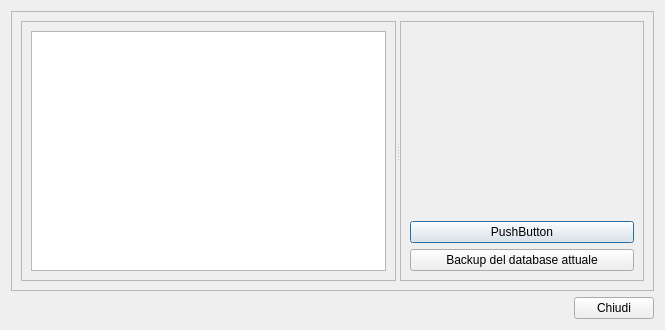
<?xml version="1.0" encoding="UTF-8"?>
<ui version="4.0">
 <class>BookmarkBackup</class>
 <widget class="QDialog" name="BookmarkBackup">
  <property name="geometry">
   <rect>
    <x>0</x>
    <y>0</y>
    <width>665</width>
    <height>330</height>
   </rect>
  </property>
  <property name="windowTitle">
   <string>Dialog</string>
  </property>
  <property name="locale">
   <locale language="C" country="AnyCountry"/>
  </property>
  <layout class="QGridLayout" name="gridLayout_2">
   <item row="0" column="0" colspan="2">
    <widget class="QFrame" name="frame_3">
     <property name="frameShape">
      <enum>QFrame::StyledPanel</enum>
     </property>
     <property name="frameShadow">
      <enum>QFrame::Raised</enum>
     </property>
     <layout class="QGridLayout" name="gridLayout">
      <item row="0" column="0">
       <widget class="QSplitter" name="splitter">
        <property name="orientation">
         <enum>Qt::Horizontal</enum>
        </property>
        <widget class="QFrame" name="frame">
         <property name="frameShape">
          <enum>QFrame::StyledPanel</enum>
         </property>
         <property name="frameShadow">
          <enum>QFrame::Raised</enum>
         </property>
         <layout class="QVBoxLayout" name="verticalLayout_2">
          <item>
           <widget class="QListWidget" name="listWidget"/>
          </item>
         </layout>
        </widget>
        <widget class="QFrame" name="frame_2">
         <property name="frameShape">
          <enum>QFrame::StyledPanel</enum>
         </property>
         <property name="frameShadow">
          <enum>QFrame::Raised</enum>
         </property>
         <layout class="QVBoxLayout" name="verticalLayout">
          <item>
           <spacer name="verticalSpacer">
            <property name="orientation">
             <enum>Qt::Vertical</enum>
            </property>
            <property name="sizeHint" stdset="0">
             <size>
              <width>20</width>
              <height>40</height>
             </size>
            </property>
           </spacer>
          </item>
          <item>
           <widget class="QPushButton" name="pushButton_2">
            <property name="text">
             <string>PushButton</string>
            </property>
           </widget>
          </item>
          <item>
           <widget class="QPushButton" name="Backup">
            <property name="text">
             <string>Backup del database attuale</string>
            </property>
           </widget>
          </item>
         </layout>
        </widget>
       </widget>
      </item>
     </layout>
    </widget>
   </item>
   <item row="1" column="1">
    <widget class="QPushButton" name="pushButton">
     <property name="text">
      <string>Chiudi</string>
     </property>
    </widget>
   </item>
   <item row="1" column="0">
    <spacer name="horizontalSpacer">
     <property name="orientation">
      <enum>Qt::Horizontal</enum>
     </property>
     <property name="sizeHint" stdset="0">
      <size>
       <width>40</width>
       <height>20</height>
      </size>
     </property>
    </spacer>
   </item>
  </layout>
 </widget>
 <resources/>
 <connections/>
</ui>
